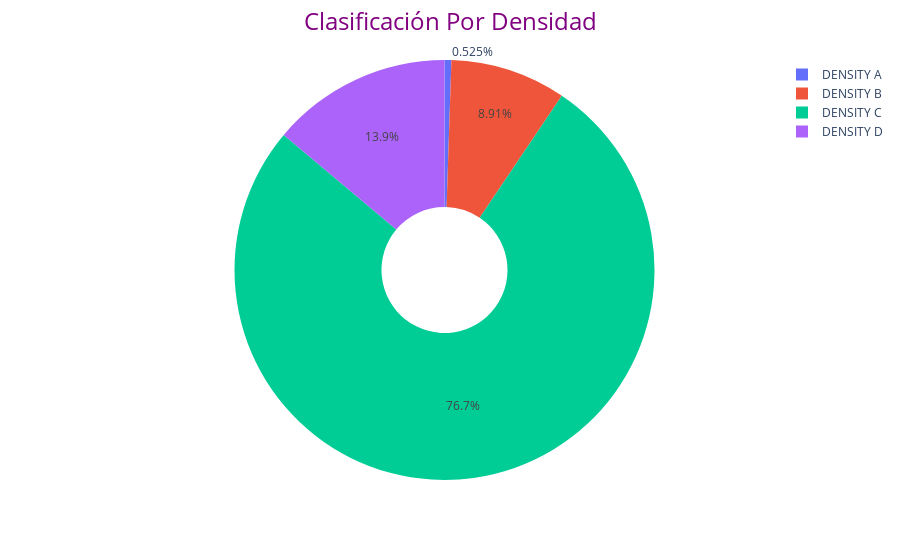

Notebook source saved alongside this figure:
### Markdown cell above
# Gráfico 3

### Code cell
fig3 = px.pie(data_frame=fin_anota[fin_anota['Patients Age'] > 0],hole=0.3, names='breast_density', values=None,category_orders={'breast_density':['DENSITY A','DENSITY B','DENSITY C','DENSITY D']}).update_layout(title={'text': 'Clasificación Por Densidad', 'x': 0.5, 'xanchor': 'center','font': {'size': 24,'color': 'purple'}})
fig3

### Figure 1 — Plotly figure (JSON) as saved in the notebook; plotly's stock layout.template omitted (floating-point values rounded to 4 significant figures; data arrays with more than 128 entries replaced by an {"elided": "..."} marker saying what was removed)
{"data": [{"direction": "clockwise", "domain": {"x": [0, 1], "y": [0, 1]}, "hole": 0.3, "hovertemplate": "breast_density=%{label}<extra></extra>", "labels": {"elided": "17707 str values"}, "legendgroup": "", "name": "", "showlegend": true, "sort": false, "type": "pie"}], "layout": {"legend": {"tracegroupgap": 0}, "margin": {"t": 60}, "title": {"font": {"color": "purple", "size": 24}, "text": "Clasificación Por Densidad", "x": 0.5, "xanchor": "center"}}}
